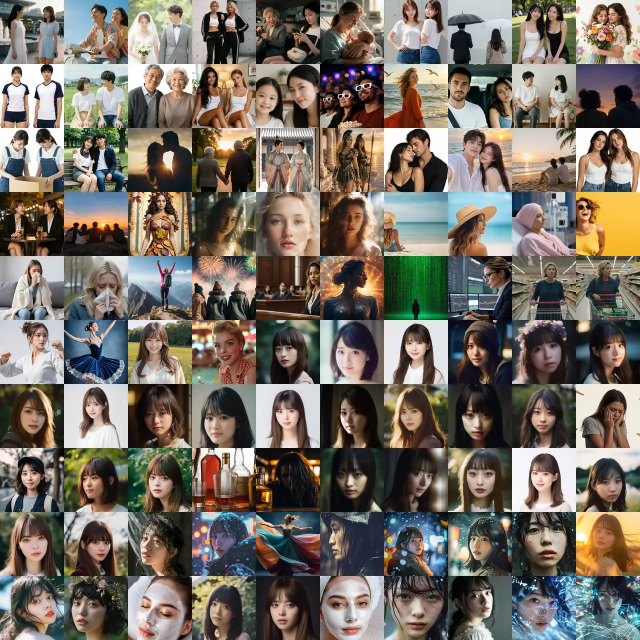
#> input picture images/atlas/a02.webp, 1280 x 1280 px, given in place of NZP-20190612_039CPM-000001.jpg, which was not available (shown at 1/2 size)
$ python build-photos.py ../images/atlas/a02.webp ../images/atlas/a03.webp
#> lines starting #> are read from the running program, lines starting #| are printed output that depends on the picture
# SR（写真）素材を作るスクリプト：tools/photo-list.json の写真を取得して images/sr/ に正方形 JPEG で保存
# 使い方: python3 tools/build-photos.py <キャッシュ用ディレクトリ> <Fruits-360 を clone したディレクトリ>
#   動物  : Smithsonian's National Zoo（Smithsonian Open Access, CC0）
#   家具・食器: Cooper Hewitt, Smithsonian Design Museum（Smithsonian Open Access, CC0）
#   食べ物: Fruits-360（Mihai Oltean, Horea Muresan, MIT）https://github.com/Horea94/fruit-images-dataset
#   乗り物（飛行機・宇宙船）: National Air and Space Museum（Smithsonian Open Access, CC0）
#   植物・乗り物: Open Images Dataset V4 のテスト画像（各写真の撮影者による CC BY 2.0。作者と元ページは photo-list.json）
#   UR 建物: Google Landmarks Dataset v2（Wikimedia Commons の写真。CC BY / CC0 / PD のみ。作者・ライセンスは photo-list.json）
#   UR 絵画: Cooper Hewitt・Smithsonian American Art Museum（Smithsonian Open Access, CC0）
#   LR 偉人: National Portrait Gallery（Smithsonian Open Access, CC0）、日本の偉人はパブリックドメインQ（パブリックドメイン。ページのプレビュー画像を使用）
import json, os, sys, subprocess, urllib.request
from PIL import Image
Image.MAX_IMAGE_PIXELS = None
ROOT = os.path.join(os.path.dirname(os.path.abspath(__file__)), '..')
CACHE, FRUITS = sys.argv[1], sys.argv[2]
S3 = 'https://smithsonian-open-access.s3-us-west-2.amazonaws.com/media/'
SIZE = {'SR': 240, 'SR+': 240, 'UR': 320, 'LR': 320}
os.makedirs(os.path.join(ROOT, 'images/sr'), exist_ok=True)
os.makedirs(CACHE, exist_ok=True)

def fetch(it):
    if it['src'] == 'fr':
        d = f"Training/{it['media']}"
        names = sorted(subprocess.run(['git', '-C', FRUITS, 'ls-tree', '--name-only', f'HEAD:{d}'], capture_output=True, text=True, check=True).stdout.split(), key=lambda n: int(n.split('_')[0]) if n.split('_')[0].isdigit() else 0)
        p = os.path.join(CACHE, it['id'] + '.jpg')
        if not os.path.exists(p):
            open(p, 'wb').write(subprocess.run(['git', '-C', FRUITS, 'show', f'HEAD:{d}/{names[39]}'], capture_output=True, check=True).stdout)
        return p
    if it['src'] == 'gld':  # tar から Range で1枚だけ取り出す
        p = os.path.join(CACHE, it['media'] + '.jpg')
        if not os.path.exists(p):
            sys.path.insert(0, os.path.dirname(os.path.abspath(__file__))); import gld_fetch
            open(p, 'wb').write(gld_fetch.fetch(it['media']))
        return p
    if it['src'] == 'pdq':  # パブリックドメインQ：画像は元ページを Referer にしないと取れない
        p = os.path.join(CACHE, 'pdq_' + it['media'] + '.jpg')
        if not os.path.exists(p):
            req = urllib.request.Request(it['imgurl'], headers={'User-Agent': 'Mozilla/5.0', 'Referer': it['url']})
            open(p, 'wb').write(urllib.request.urlopen(req, timeout=60).read())
        return p
    if it['src'] == 'oi':
        p = os.path.join(CACHE, it['media'] + '.jpg')
        if not os.path.exists(p):
            open(p, 'wb').write(urllib.request.urlopen(f"https://open-images-dataset.s3.amazonaws.com/test/{it['media']}.jpg", timeout=120).read())
        return p
    unit = {'nzp': 'nzp', 'ch': 'chsdm', 'nasm': 'nasm', 'saam': 'saam', 'npg': 'npg'}[it['src']]
    p = os.path.join(CACHE, it['media'] + '.jpg')
    if not os.path.exists(p):
        open(p, 'wb').write(urllib.request.urlopen(f"{S3}{unit}/{it['media']}.jpg", timeout=120).read())
    return p

for it in json.load(open(os.path.join(ROOT, 'tools/photo-list.json'), encoding='utf-8')):
#> (reads tools/photo-list.json from the repository)
    S = SIZE[it.get('rank', 'SR')]
    im = Image.open(fetch(it)); im.draft('RGB', (S * 4, S * 4)); im = im.convert('RGB')
#> further down, im is the input picture: PIL image 1280x1280 RGB; mean R, G, B 117.6, 110.1, 100.2
    w, h = im.size
#> w = 1280; h = 1280
    if it.get('fit') == 'contain' or it['src'] in ('ch', 'nasm', 'saam'):  # 収蔵品・絵画：背景色で正方形に余白を足して全体を見せる
        px = [im.getpixel(p) for p in [(2, 2), (w - 3, 2), (2, h - 3), (w - 3, h - 3)]]
        bg = tuple(sum(c[i] for c in px) // 4 for i in range(3))
        m = max(w, h); sq = Image.new('RGB', (m, m), bg); sq.paste(im, ((m - w) // 2, (m - h) // 2)); im = sq
    elif it['src'] in ('nzp', 'oi', 'gld', 'npg', 'pdq'):  # 写真：主役（顔）が入るように正方形に切り抜き
        m = min(w, h); cx, cy = it.get('fx', .5) * w, it.get('fy', .5) * h
#> after `m = min(w, h)`: m = 1280
#> after `cx, cy = (it.get('fx', 0.5) * w, it.get('fy', 0.5) * h)`: cx = 640; cy = 512
        x = min(max(0, cx - m / 2), w - m); y = min(max(0, cy - m / 2), h - m)
#> after `x = min(max(0, cx - m / 2), w - m)`: x = 0
#> after `y = min(max(0, cy - m / 2), h - m)`: y = 0
        im = im.crop((int(x), int(y), int(x + m), int(y + m)))
    im.resize((S, S), Image.LANCZOS).save(os.path.join(ROOT, 'images/sr', it['id'] + '.jpg'), quality=80, optimize=True, progressive=True)
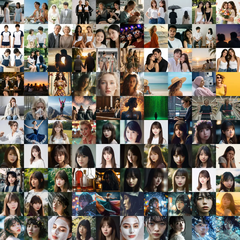
#> saved as z_panda.jpg: PIL image 240x240 RGB; mean R, G, B 117.6, 110, 100.2
#> pass 2 of the loop `for it in json.load(open(os.path.join(ROOT, 'tools/photo-list.json'), ..`:
#> S = 240
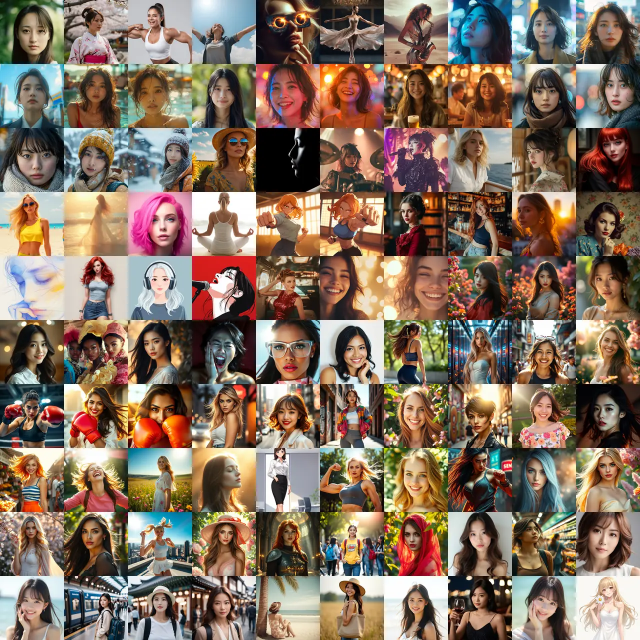
#> input picture images/atlas/a03.webp, 1280 x 1280 px, given in place of NZP-20090616-393MM.jpg, which was not available (shown at 1/2 size)
#> im is the input picture: PIL image 1280x1280 RGB; mean R, G, B 132.2, 112.6, 96.5
#> cx = 576; cy = 640
#> `im.resize((S, S), Image.LANCZOS).save(os.path.join(ROOT, 'images/sr', ..`:
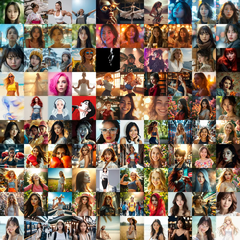
#> saved as z_gorilla.jpg: PIL image 240x240 RGB; mean R, G, B 132.2, 112.6, 96.5
#> (the run stopped early here; a loop or call above may not have finished)
